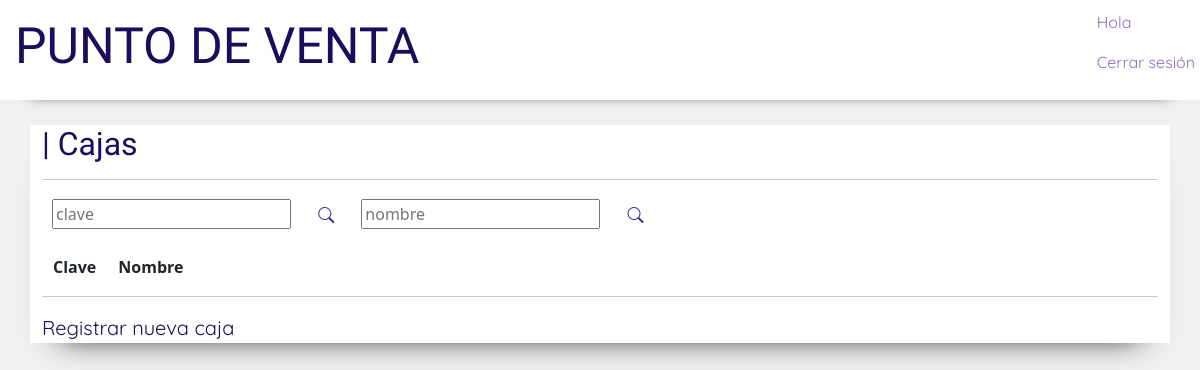
The app's page /cajas/administrar/, older data.
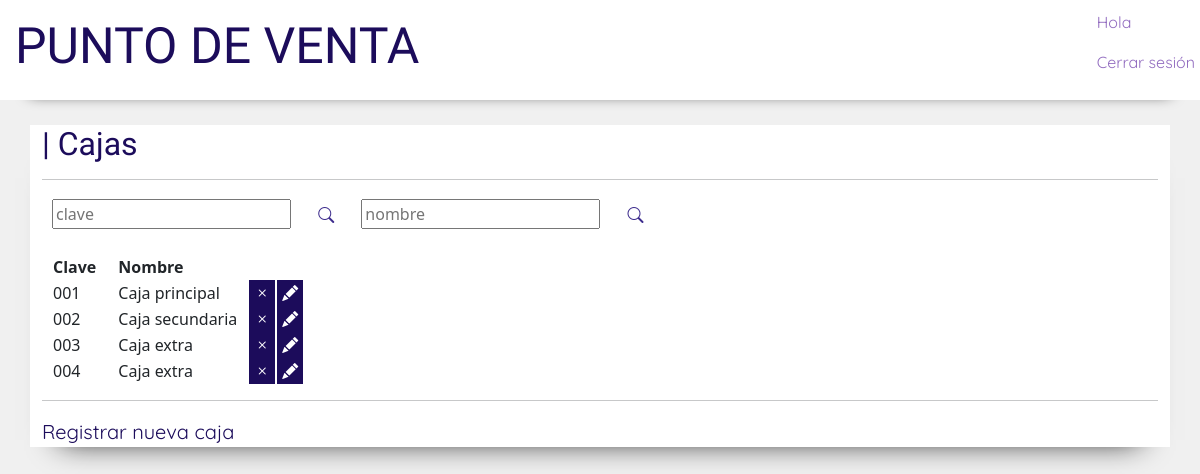
The same page, newer data.
### manage_models/models.py (models this page shows)
class Caja(models.Model):
    clave = models.CharField(max_length=3)
    nombre = models.CharField(max_length=50)
    estado = models.CharField(choices=ESTADO, max_length=1 , default='C')

### manage_models/views.py (the view)
# urls.py: path('cajas/administrar/' , views.cajas_lista , name='cajas_lista'),
def cajas_lista(request):
    cajas_data = Caja.objects.all()
    return render(request, 'manage_models/cajas_lista.html' , {'cajas':cajas_data})

### manage_models/templates/manage_models/cajas_lista.html (shortened to what this page needs)
{% extends 'home/base.html' %}
{% load static %}
{% block content %}
<div class="usuarios_maincontainer container">
    <h2 class="usuarios_titulo">| Cajas</h2>
    <hr>
    <input type="text" id="buscar_clave_input" placeholder="clave" class="barra_busqueda">
    <button id="buscar_clave" class="btn buscar_boton"><i class="bi bi-search"></i></button>
    <input type="text" id="buscar_nombre_caja_input" placeholder="nombre" class="barra_busqueda">
    <button id="buscar_nombre_caja" class="btn buscar_boton"><i class="bi bi-search"></i></button>
    <table>
        <thead>
            <tr>
                <th>
                    <p class="usuarios_espaciado"><strong>Clave</strong></p>
                </th>
                <th>
                    <p class="usuarios_espaciado"><strong>Nombre</strong></p>
                </th>
            </tr>
        </thead>
        <tbody id="tabla_cajas">
            {% for caja in cajas %}
            <tr>
                <td>
                    <p class="usuarios_tablecontent usuarios_espaciado">{{caja.clave}}</p>
                </td>
                <td>
                    <p class="usuarios_tablecontent usuarios_espaciado">{{caja.nombre}}</p>
                </td>
                <td >
                    <a href="{% url 'borrar_caja' pk=caja.pk %}" class="deleteuser"><i class="bi bi-x user_butonicon"></i></a>
                </td>
                <td >
                    <a href="{% url 'editar_caja' pk=caja.pk %}" class="deleteuser"><i class="bi bi-pencil-fill user_butonicon"></i></i></a>
                </td>
            {%endfor%}
        </tbody>
    </table>
    <hr>
    <a href="{% url 'registrar_caja' %}" class="link_registrar_usuario">Registrar nueva caja</a>
</div>
{% endblock %}

Row changes from the older to the newer data that the page shows:
added Caja: clave "001", nombre "Caja principal"
added Caja: clave "002", nombre "Caja secundaria"
added Caja: clave "003", nombre "Caja extra"
added Caja: clave "004", nombre "Caja extra"
